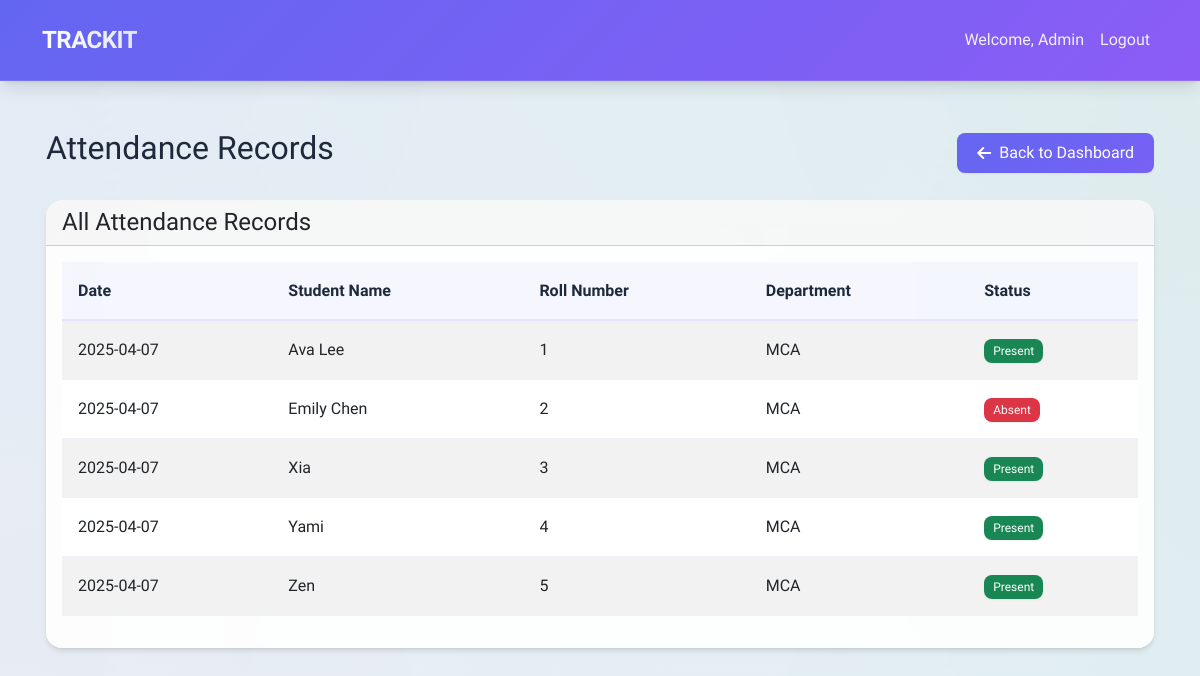
Before: /admin/attendance (signed in) with the older database file.
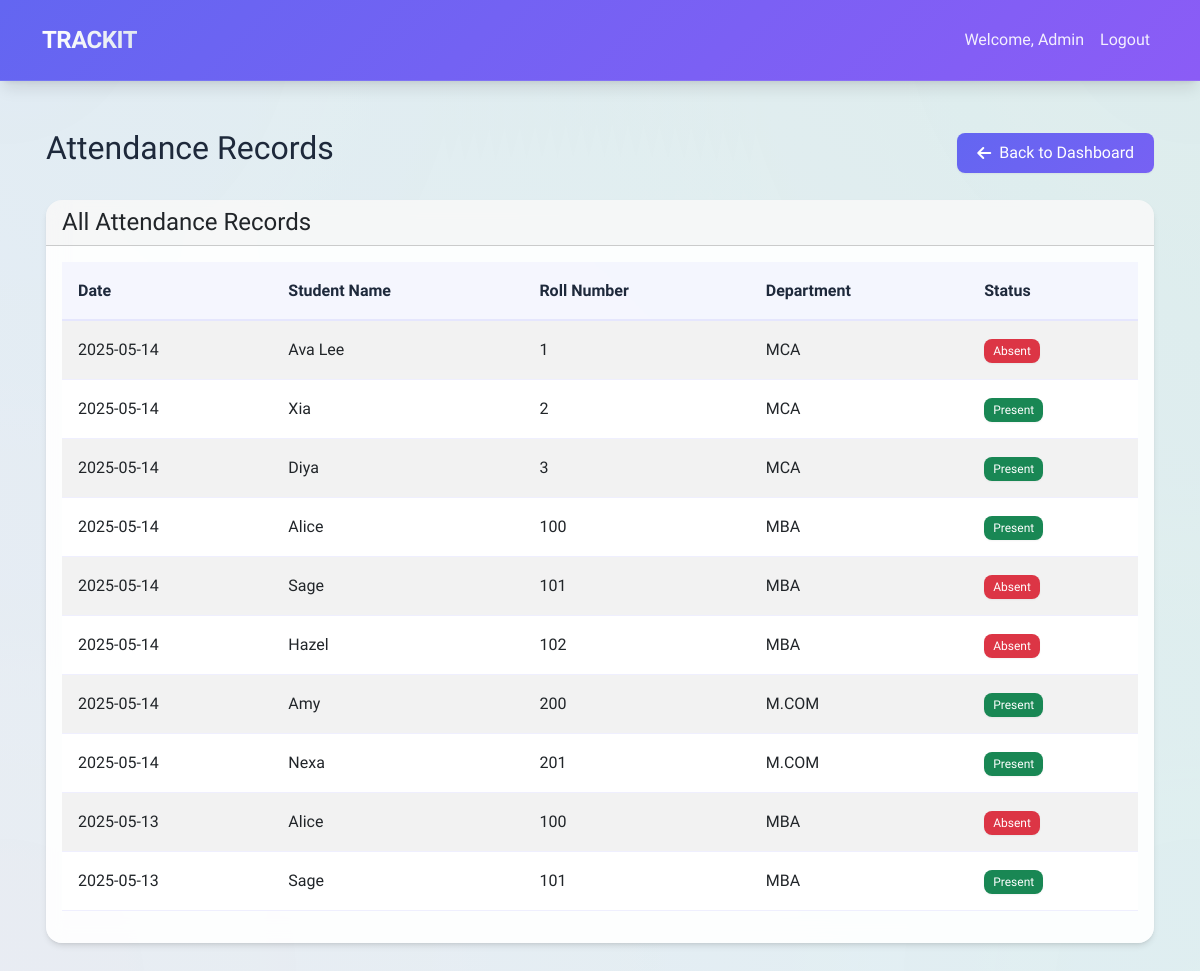
After: the same page with the newer database file.
### app.py (models this page shows)
class Attendance(db.Model):
    id = db.Column(db.Integer, primary_key=True)
    student_id = db.Column(db.Integer, db.ForeignKey('user.id'), nullable=False)
    date = db.Column(db.Date, nullable=False)
    status = db.Column(db.String(20), nullable=False)

class User(db.Model):
    id = db.Column(db.Integer, primary_key=True)
    name = db.Column(db.String(100), nullable=False)
    email = db.Column(db.String(120), unique=True, nullable=False)
    password = db.Column(db.String(200), nullable=False)
    user_type = db.Column(db.String(20), nullable=False)  # 'Student', 'Teacher', or 'Admin'
    roll_number = db.Column(db.String(20), unique=True, nullable=True)
    department = db.Column(db.String(50), nullable=True)
    phone = db.Column(db.String(20), nullable=True)
    reset_token = db.Column(db.String(100), unique=True, nullable=True)
    reset_token_expiry = db.Column(db.DateTime, nullable=True)
    attendances = db.relationship('Attendance', backref='student', lazy=True, cascade='all, delete-orphan')
    leave_requests = db.relationship('LeaveRequest', backref='student', lazy=True, cascade='all, delete-orphan')
    medical_certificates = db.relationship('MedicalCertificate', backref='student', lazy=True, cascade='all, delete-orphan')
    donations = db.relationship('Donation', backref='donor', lazy=True, cascade='all, delete-orphan')

### app.py (the view)
@app.route('/admin/attendance')
def admin_attendance():
    if 'user_id' not in session or session['user_type'] != 'Admin':
        return redirect(url_for('login'))
    attendance_records = Attendance.query.join(User).filter(User.user_type=='Student').order_by(Attendance.date.desc()).all()
    return render_template('admin_attendance.html', attendance_records=attendance_records)

### templates/admin_attendance.html (shortened to what this page needs)
{% extends "base.html" %}
{% block content %}
<div class="row">
    <div class="col-md-12 mb-4">
        <div class="d-flex justify-content-between align-items-center">
            <h2>Attendance Records</h2>
            <a href="{{ url_for('admin_dashboard') }}" class="btn btn-primary">
                <i class="fas fa-arrow-left"></i> Back to Dashboard
            </a>
        </div>
    </div>
</div>
<div class="row">
    <div class="col-md-12">
        <div class="card">
            <div class="card-header">
                <h4 class="card-title mb-0">All Attendance Records</h4>
            </div>
            <div class="card-body">
                <div class="table-responsive">
                    <table class="table table-striped">
                        <thead>
                            <tr>
                                <th>Date</th>
                                <th>Student Name</th>
                                <th>Roll Number</th>
                                <th>Department</th>
                                <th>Status</th>
                            </tr>
                        </thead>
                        <tbody>
                            {% for record in attendance_records %}
                            <tr>
                                <td>{{ record.date.strftime('%Y-%m-%d') }}</td>
                                <td>{{ record.student.name }}</td>
                                <td>{{ record.student.roll_number }}</td>
                                <td>{{ record.student.department }}</td>
                                <td>
                                    <span class="badge {% if record.status == 'Present' %}bg-success{% else %}bg-danger{% endif %}">
                                        {{ record.status }}
                                    </span>
                                </td>
                            </tr>
                            {% else %}
                            <tr>
                                <td colspan="5" class="text-center">No attendance records found.</td>
                            </tr>
                            {% endfor %}
                        </tbody>
                    </table>
                </div>
            </div>
        </div>
    </div>
</div>
{% endblock %}

Changed rows visible on the page:
removed Attendance: date "2025-04-07", student.name "Ava Lee", student.roll_number "1", student.department "MCA", status "Present"
removed Attendance: date "2025-04-07", student.name "Emily Chen", student.roll_number "2", student.department "MCA", status "Absent"
removed Attendance: date "2025-04-07", student.name "Xia", student.roll_number "3", student.department "MCA", status "Present"
removed Attendance: date "2025-04-07", student.name "Yami", student.roll_number "4", student.department "MCA", status "Present"
removed Attendance: date "2025-04-07", student.name "Zen", student.roll_number "5", student.department "MCA", status "Present"
added Attendance: date "2025-05-14", student.name "Ava Lee", student.roll_number "1", student.department "MCA", status "Absent"
added Attendance: date "2025-05-14", student.name "Xia", student.roll_number "2", student.department "MCA", status "Present"
added Attendance: date "2025-05-14", student.name "Diya", student.roll_number "3", student.department "MCA", status "Present"
added Attendance: date "2025-05-14", student.name "Alice", student.roll_number "100", student.department "MBA", status "Present"
added Attendance: date "2025-05-14", student.name "Sage", student.roll_number "101", student.department "MBA", status "Absent"
added Attendance: date "2025-05-14", student.name "Hazel", student.roll_number "102", student.department "MBA", status "Absent"
added Attendance: date "2025-05-14", student.name "Amy", student.roll_number "200", student.department "M.COM", status "Present"
added Attendance: date "2025-05-14", student.name "Nexa", student.roll_number "201", student.department "M.COM", status "Present"
added Attendance: date "2025-05-13", student.name "Alice", student.roll_number "100", student.department "MBA", status "Absent"
added Attendance: date "2025-05-13", student.name "Sage", student.roll_number "101", student.department "MBA", status "Present"
